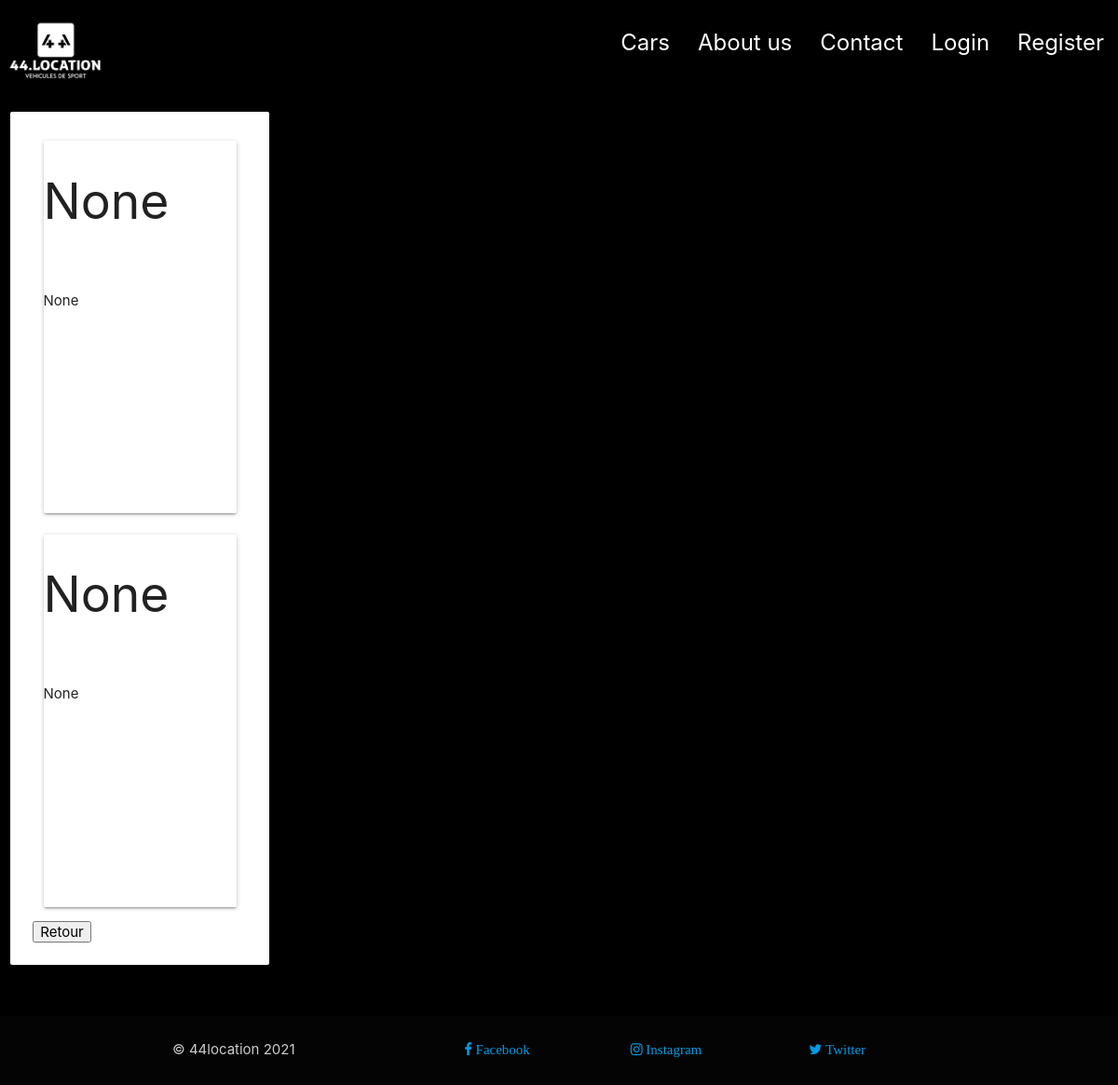
The app's page /article/ with its own data.
### cars/models.py (models this page shows)
class Article(models.Model):
    Titre = models.CharField(max_length=100, null=True, blank=True)
    Texte = models.TextField(null=True, blank=True)

### cars/views.py (the view)
# urls.py: path('article/', views.article, name='article')
def article(request):
    art = Article.objects.all()
    context = {'article': art}
    return render(request, 'cars/article.html', context)

### cars/templates/cars/article.html
{% extends 'home/header.html' %}
{% block content %}
<div class="row">
    <div class="col s8 m6 l3 xl3">
        <div class="card hoverable white darken-1">
            <div class=card-content black-text">
            {% for a in article %}
                <div class="col s24 m24 l12 x8">
                    <div class="card medium hoverable">
                        <div class="card-image">
                            <div class="carousel carousel-slider">
                                <h2>{{ a.Titre }}</h2>
                                <br>
                                <br>
                                {{ a.Texte }}
                            </div>
                        </div>
                    </div>
                </div>
            {% endfor %}
            <button>Retour</button>
            </div>
        </div>
    </div>
</div>
{% endblock %}

### static/css/my_custom.css (style rules this page uses)
html { font-size: 15px; height: 100%; }
body { background: black; display: flex; min-height: 100vh; flex-direction: column; }

### records on screen
Article: Titre "None", Texte "None"
Article: Titre "None", Texte "None"
